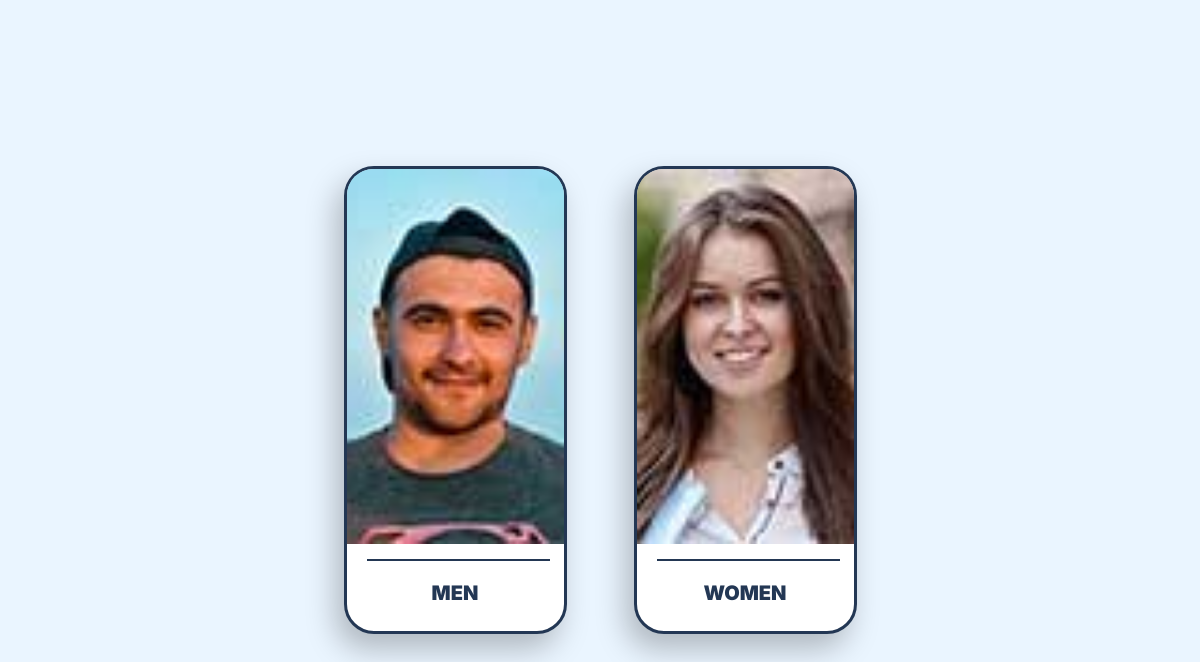
The app's page /basketball/select/gender/ with its own data.
### basketball/models.py (models this page shows, shortened)
class GenderLeagueType(models.Model):
    genders_choices=[
        ('Men','Men'),
        ('Women','Women'),
    ]
    image = models.ImageField(
        upload_to='langing_pages_images/')
    gender=models.CharField(
        max_length=20, choices=genders_choices, default='Men')
    class Meta:
        unique_together = ['gender']
        verbose_name = "Basketball Gender League Type"

### basketball/views.py (the view, shortened to what this page needs)
# urls.py: path('select/gender/',views.selectGender,name='basketball-select-gender'),
def selectGender(request):
    gender=request.GET.get('gender')
    page_data=GenderLeagueType.objects.all()
    return render(request,'basketball/select-gender.html',{'page_data':page_data})

### basketball/templates/basketball/select-gender.html (shortened to what this page needs)
{% load static %}
<!DOCTYPE html>
<html lang="en">
    <head>
        <link rel="stylesheet" href="{% static 'CSS/Common.css' %}">
        <link rel="stylesheet" href="{% static 'CSS/LandingPage.css' %}">
    </head>
    <body>
        <div class="row">
            {% for data in page_data %}
            <div class="md-3">
                <div class="active-landing cursor-pointer"
                    onclick="document.location='{% url 'basketball-select-gender' %}?gender={{data.gender}}'">
                    <div class="cs">
                        <img src="{{data.image.url}}">
                    </div>
                    <div class="divider1"></div>
                    <p class="smalltext">{{data.gender}}</p>
                </div>
            </div>
            {% endfor %}
        </div>
    </body>
</html>

### static/CSS/Common.css (style rules this page uses)
body, html { background: #EAF5FF; padding: 0; margin: 0; width: 100%; height: 100%; font-family: 'Inter'; }
body { display: flex; flex-direction: column; min-height: 100%; }
::placeholder { text-transform: capitalize; }
.cursor-pointer { cursor: pointer; }

### static/CSS/LandingPage.css (style rules this page uses)
body, html { background: #EAF5FF; padding: 0; margin: 0; width: 100%; height: 100%; }
.row { display: flex; justify-content: center; align-items: center; flex-wrap: wrap; min-height: 100vh; gap: 40px; }
.md-3 { display: flex; justify-content: center; align-items: center; flex: 0 0 250px; }
.active-landing { width: 223px; height: 468px; flex-shrink: 0; border-radius: 30px; border: 3px solid #233754; background: #FFF; box-shadow: -8px 15px 30px 0px rgba(0, 0, 0, 0.25); }
.divider1 { margin-top: 15px; margin-left: 20px; width: 183px; height: 2px; background: #233754; }
.smalltext { color: #233754; text-align: center; font-size: 20px; font-family: 'Inter', sans-serif; font-weight: 900; text-transform: uppercase; }
.cs { width: 100%; height: 335px; position: relative; }
.active-landing .cs { width: 100%; height: 375px; position: relative; }
.cs>img { width: 100%; height: 100%; object-fit: cover; position: absolute; top: 0; left: 0; right: 0; bottom: 0; border-radius: 26px 26px 0 0; }
.cursor-pointer { cursor: pointer; }

### records on screen
GenderLeagueType: image (picture), gender "MEN"
GenderLeagueType: image (picture), gender "WOMEN"
